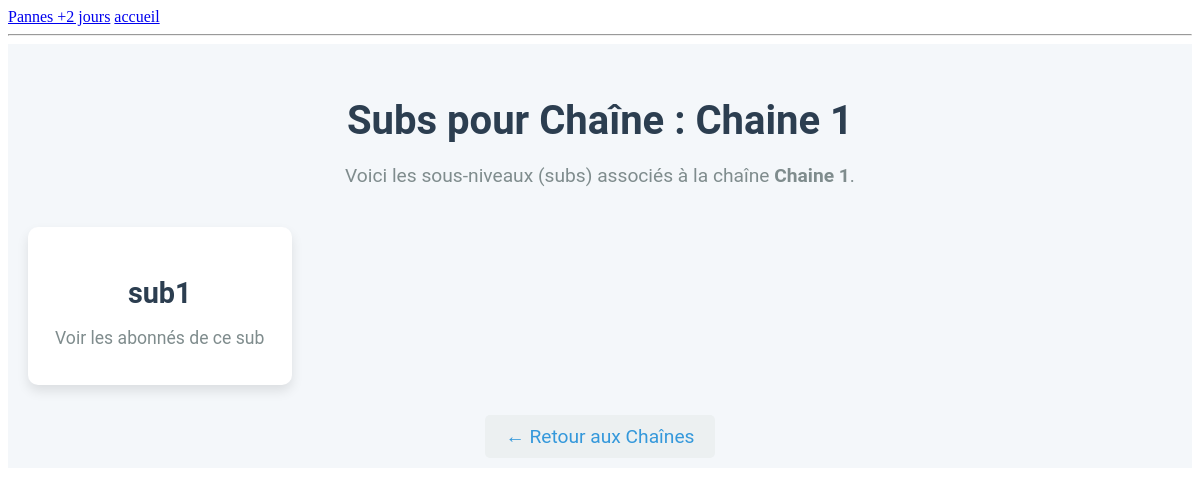
The page /chaine/1/subs/ on the database as committed earlier.
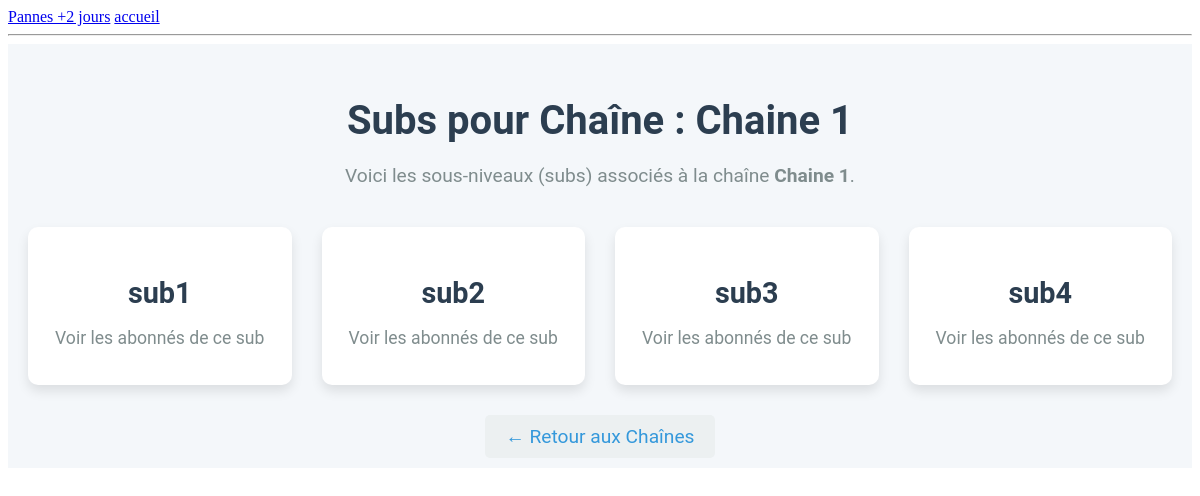
The same page on the database as committed later.
### airponFtth/models.py (models this page shows, shortened)
class Sub(models.Model):
    chaine = models.ForeignKey(Chaine, on_delete=models.CASCADE, related_name='subs')
    nom = models.CharField(max_length=100)

### airponFtth/views.py (the view)
# urls.py: path('chaine/<int:chaine_id>/subs/', views.sub_list, name='sub_list'),
def sub_list(request, chaine_id):
    chaine = get_object_or_404(Chaine, id=chaine_id)
    subs = chaine.subs.all()
    return render(request, 'app/sub_list.html', {'chaine': chaine, 'subs': subs})

### airponFtth/templates/app/sub_list.html
{% extends 'base.html' %}
{% block content %}
<div class="container">
    <h2 class="page-title">Subs pour Chaîne : {{ chaine.nom }}</h2>
    <p class="intro-text">Voici les sous-niveaux (subs) associés à la chaîne <strong>{{ chaine.nom }}</strong>.</p>
    <div class="central-list">
        {% for sub in subs %}
        <div class="central-item">
            <a href="{% url 'abonne_list' sub.id %}" class="central-link">
                <div class="central-card">
                    <h3>{{ sub.nom }}</h3>
                    <p>Voir les abonnés de ce sub</p>
                </div>
            </a>
        </div>
        {% empty %}
        <div class="no-central">Aucun sub disponible pour cette chaîne.</div>
        {% endfor %}
    </div>
    <div class="back-link">
        <a href="{% url 'chaine_list' chaine.hub.id %}" class="back-btn">← Retour aux Chaînes</a>
    </div>
</div>
{% endblock %}

Rows that differ between the two databases and show on the page:
added Sub: nom "sub2"
added Sub: nom "sub3"
added Sub: nom "sub4"
